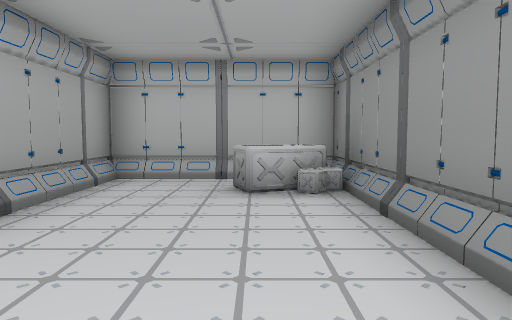
View 1 (above)

23 first-person views from a walk through a Unity game level. The camera is 1.5 m above the floor, tilts 4° down and sees 70° across. Doors are open. The floor is counted in squares, 2 m on a side. Each view is taken from the middle of a square. On the plan, view 1 faces up. The plan holds only what a view shows up to about 11 squares ahead; the rest is blank. The player is left out.

View 2
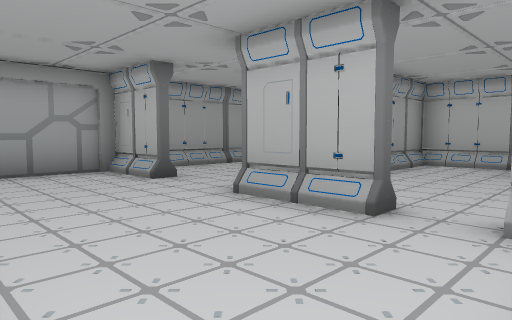

View 3
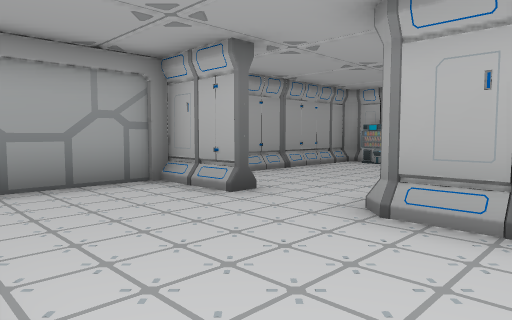

View 4
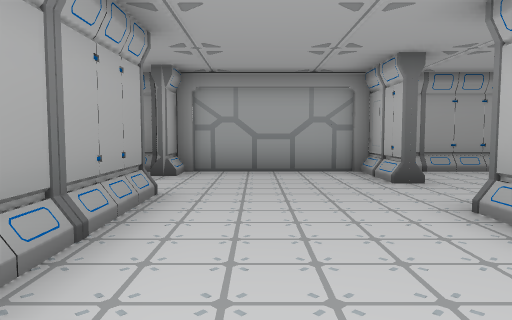

View 5
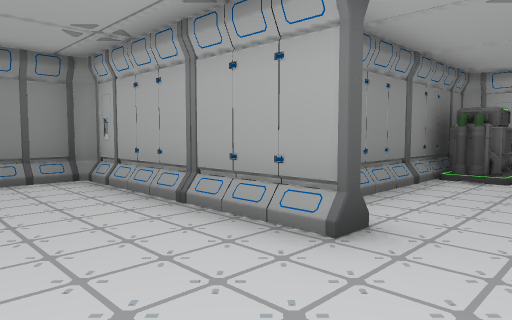

View 6
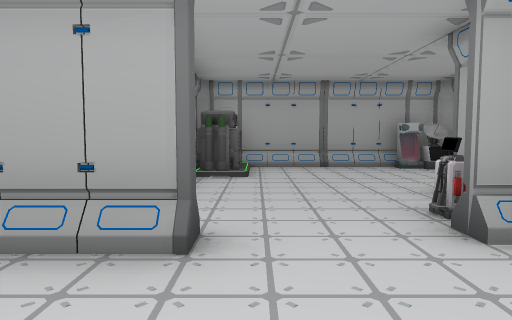

View 7
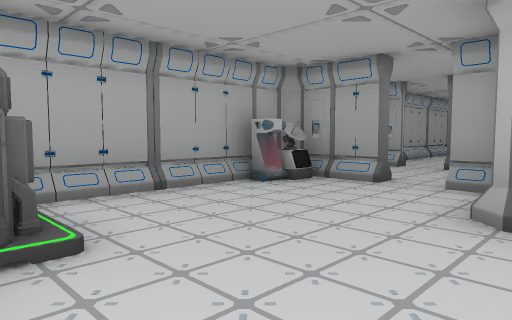

View 8
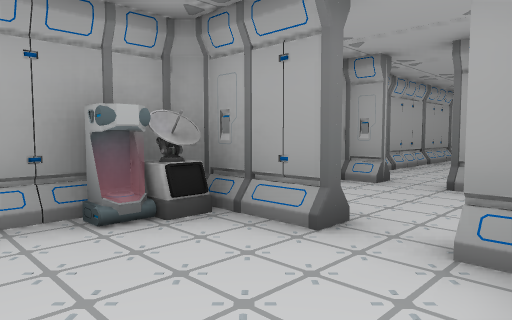

View 9
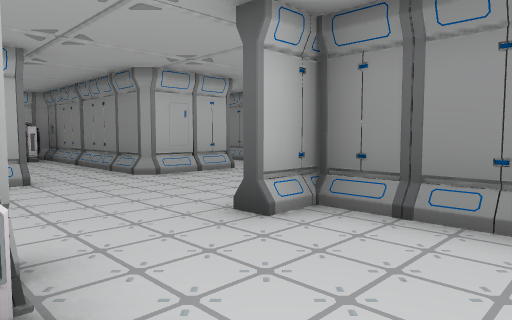

View 10
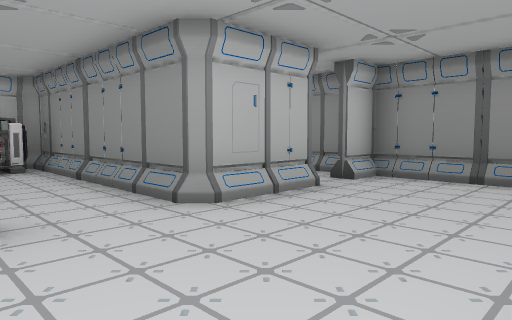

View 11
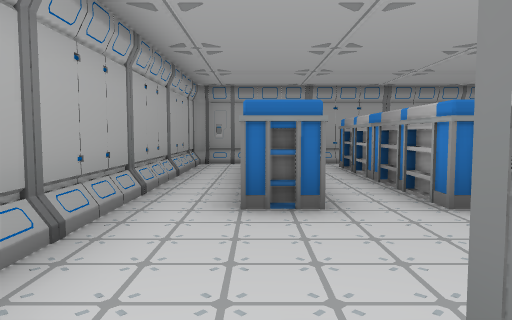

View 12
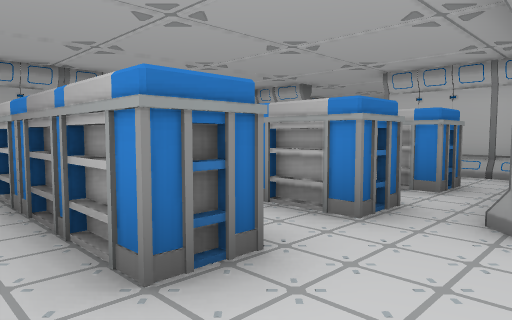

View 13
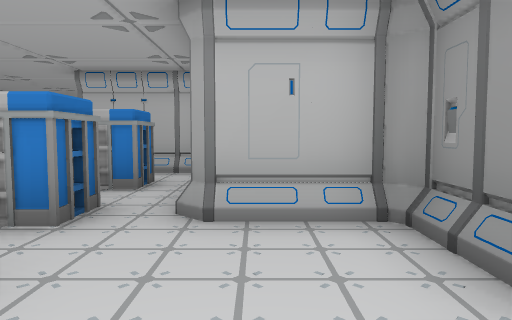

View 14
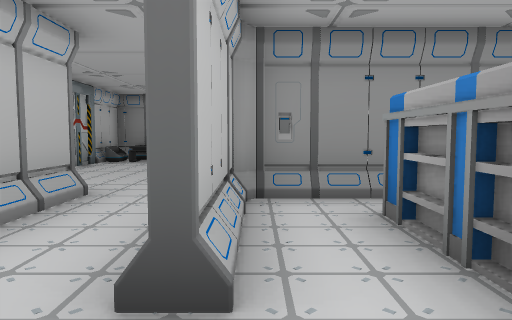

View 15
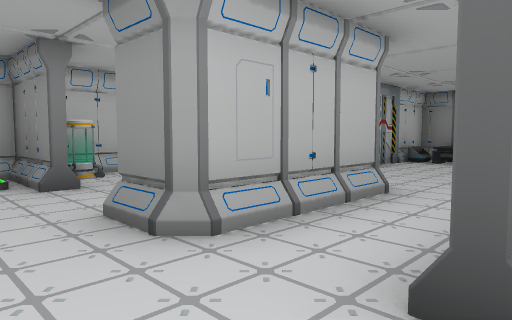

View 16
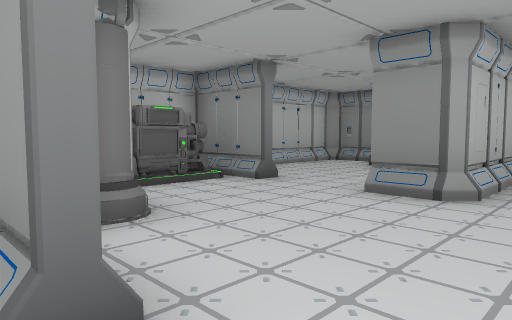

View 17
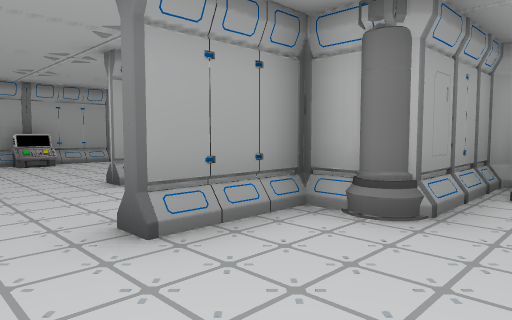

View 18
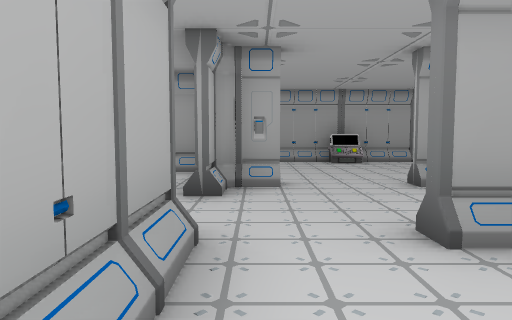

View 19
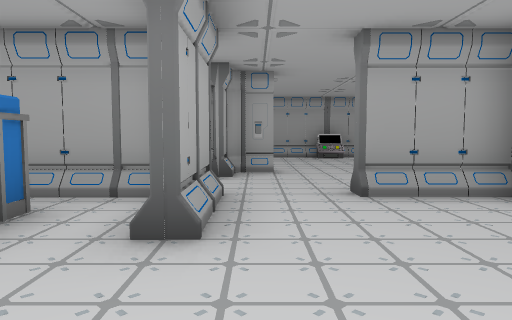

View 20
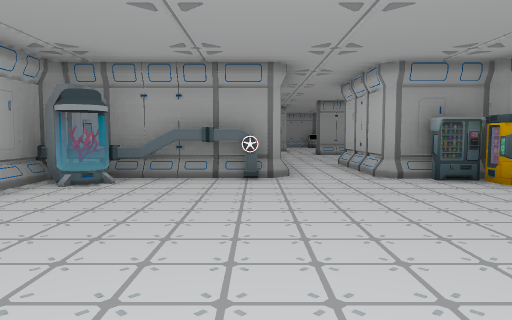

View 21
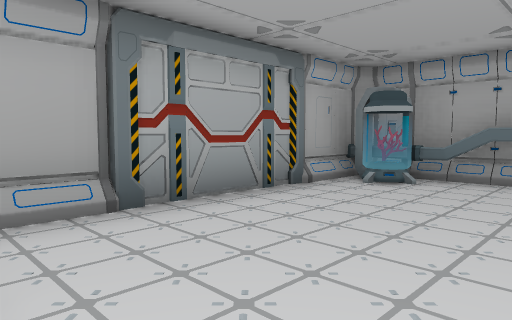

View 22
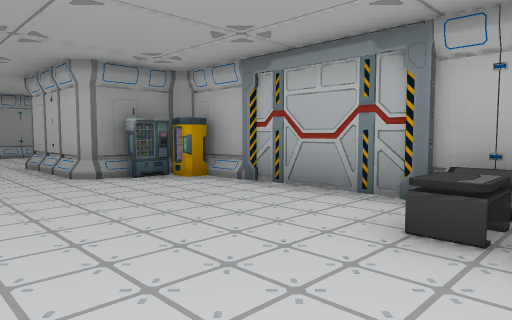

View 23
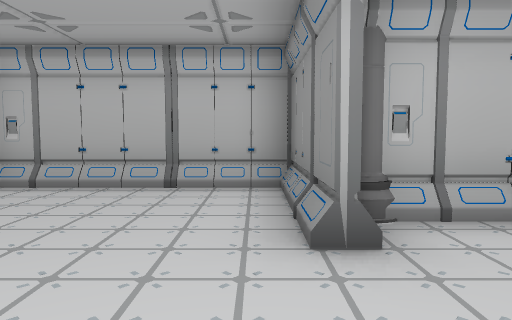

### Floor plan
Ten units are one square. View 1 is at (0, 0); x grows to the right and y downward. Boxes are objects, and circles mark ways between rooms. Rooms are numbered by the first view taken in them; rooms with no view inside come last. Other rooms are left out.
<svg viewBox="-290 -68 310 169">
<path fill="none" stroke="#000" d="M13 -10 13 -63 -25 -63 -25 -35M-36 34 13 34 13 -3 4 -3M-5 -3 -26 -3M-45 -3 -64 -3 -64 34M-85 61 -85 68M-87 76 -85 76 -85 85M-64 40 -64 56M-27 75 -27 36M-82 96 -34 96M-24 36 -36 36M-114 86 -114 94M-205 57 -205 62M-202 96 -130 96M-205 22 -205 39M-139 17 -166 17M-116 72 -116 60 -119 57 -135 57M-137 35 -137 20M-198 -23 -205 -23 -205 -3M-207 -2 -207 -11M-216 -23 -228 -23 -231 -20M-205 16 -186 16 -186 20M-165 -33 -165 -53M-193 -50 -193 -24M-233 6 -233 16M-134 -3 -164 -3 -165 -4 -165 -14M-98 54 -91 57 -86 54M-137 14 -134 17 -134 35M-114 55 -110 57M-109 -24 -114 -22M-84 -23 -125 -23M-133 55 -75 55M-281 -34 -281 4M-235 -12 -235 -43 -277 -43M-116 -39 -116 -50 -118 -53 -154 -53"/>
<rect x="-5" y="-55" width="10" height="10" fill="#bbb"><title>other object</title></rect>
<rect x="5" y="-55" width="10" height="10" fill="#bbb"><title>other object</title></rect>
<rect x="-85" y="85" width="10" height="10" fill="#bbb"><title>other object</title></rect>
<rect x="-65" y="35" width="10" height="10" fill="#bbb"><title>other object</title></rect>
<rect x="-35" y="75" width="10" height="20" fill="#bbb"><title>other object</title></rect>
<rect x="-195" y="75" width="20" height="10" fill="#bbb"><title>other object</title></rect>
<rect x="-195" y="55" width="20" height="10" fill="#bbb"><title>other object</title></rect>
<rect x="-195" y="35" width="20" height="10" fill="#bbb"><title>other object</title></rect>
<rect x="-175" y="75" width="30" height="10" fill="#bbb"><title>other object</title></rect>
<rect x="-175" y="55" width="30" height="10" fill="#bbb"><title>other object</title></rect>
<rect x="-175" y="25" width="30" height="20" fill="#bbb"><title>other object</title></rect>
<rect x="-185" y="-45" width="10" height="10" fill="#bbb"><title>other object</title></rect>
<rect x="-135" y="45" width="10" height="10" fill="#bbb"><title>other object</title></rect>
<rect x="-135" y="25" width="10" height="20" fill="#bbb"><title>other object</title></rect>
<rect x="-135" y="15" width="10" height="10" fill="#bbb"><title>other object</title></rect>
<rect x="-85" y="-15" width="10" height="10" fill="#bbb"><title>other object</title></rect>
<rect x="-285" y="-15" width="10" height="10" fill="#bbb"><title>other object</title></rect>
<rect x="-135" y="-15" width="10" height="10" fill="#bbb"><title>other object</title></rect>
<rect x="-135" y="-25" width="10" height="10" fill="#bbb"><title>other object</title></rect>
<rect x="-125" y="-35" width="10" height="10" fill="#bbb"><title>other object</title></rect>
<circle cx="0" cy="0" r="3" fill="#2a7"/>
<circle cx="-45" cy="30" r="3" fill="#2a7"/>
<circle cx="-120" cy="80" r="3" fill="#2a7"/>
<circle cx="-175" cy="20" r="3" fill="#2a7"/>
<circle cx="-235" cy="-5" r="3" fill="#2a7"/>
<circle cx="-160" cy="-25" r="3" fill="#2a7"/>
<circle cx="-135" cy="5" r="3" fill="#2a7"/>
<text x="0" y="-30">1</text>
<text x="-20" y="20">2</text>
<text x="-60" y="70">3</text>
<text x="-170" y="60">4</text>
<text x="-190" y="-10">5</text>
<text x="-100" y="20">6</text>
<text x="-260" y="-20">7</text>
<text x="-140" y="-30">8</text>
</svg>
Room 1 opens to room 2. Room 2 opens to room 3. Room 3 opens to room 4. Room 4 opens to room 5. Room 5 opens to room 7. Room 5 opens to room 8. Room 6 opens to room 8.

Where each view was taken, in squares from view 1:
view 1: 0 up, 0 right, facing up
view 2: 3 down, 1 right, facing up-left
view 3: 3 down, 1 left, facing up-left
view 4: 2 down, 1 right, facing left
view 5: 1 down, 5 left, facing down-right
view 6: 1 down, 4 left, facing down
view 7: 5 down, 3 left, facing down-left
view 8: 6 down, 6 left, facing down-left
view 9: 6 down, 6 left, facing up-right
view 10: 3 down, 5 left, facing up-right
view 11: 8 down, 11 left, facing left
view 12: 9 down, 13 left, facing up-left
view 13: 9 down, 13 left, facing up
view 14: 2 down, 18 left, facing right
view 15: 2 down, 18 left, facing up-right
view 16: 1 down, 21 left, facing up-right
view 17: 1 down, 18 left, facing up-left
view 18: 1 down, 18 left, facing left
view 19: 1 down, 16 left, facing left
view 20: 2 down, 7 left, facing left
view 21: 2 down, 7 left, facing down-left
view 22: 2 down, 7 left, facing up-left
view 23: 1 down, 24 left, facing up
